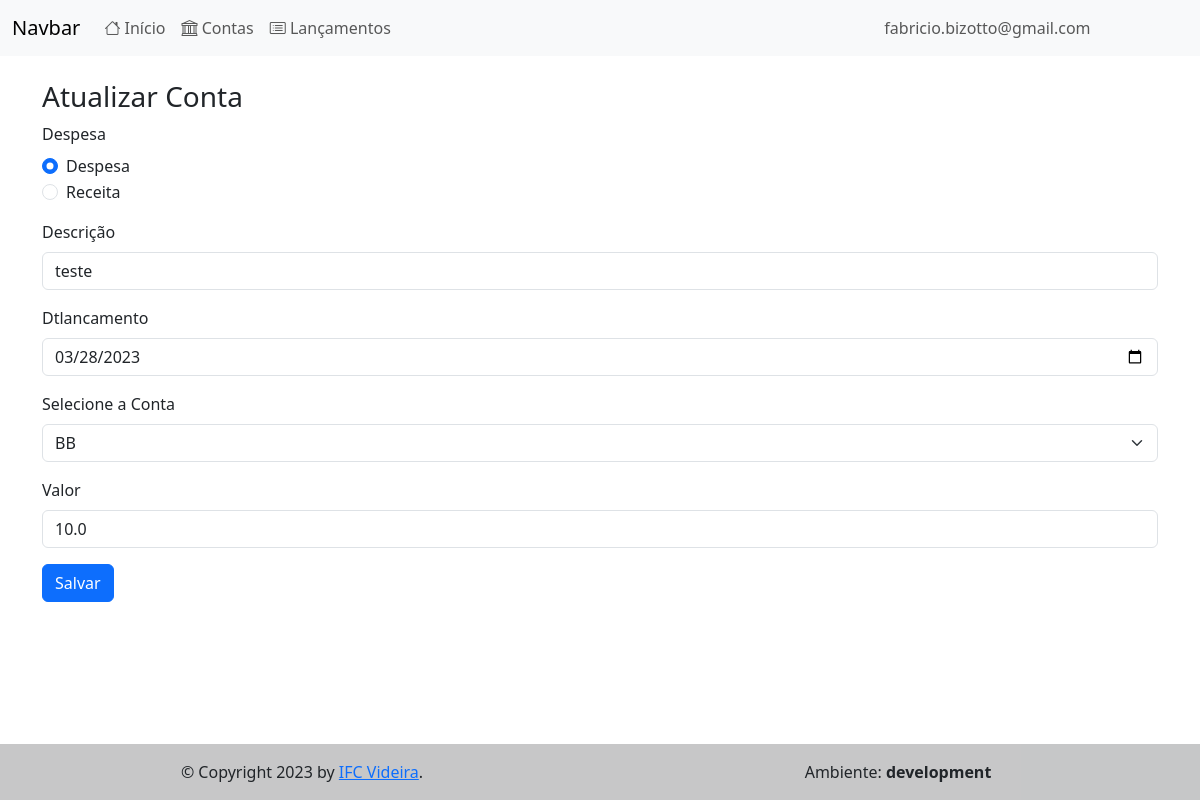
Page /lancamentos/update/1 (signed in) on the committed database.
### app/models/user.py (models this page shows, shortened)
class User(UserMixin, db.Model):
  __tablename__ = "users"
  id = db.Column(db.Integer, primary_key=True)
  email = db.Column(db.String, unique=True, nullable=False)
  password = db.Column(db.String, nullable=False)
  created_on = db.Column(db.DateTime, nullable=False)
  is_admin = db.Column(db.Boolean, nullable=False, default=False)

### app/models/lancamento.py (models this page shows, shortened)
class Lancamento(db.Model):
  __tablename__ = 'lancamentos'
  id = db.Column(db.Integer, primary_key=True)
  descricao = db.Column(db.String(140), nullable=False)
  dtlancamento = db.Column(db.DateTime, nullable=False)
  valor = db.Column(db.Float, nullable=False)
  ativo = db.Column(db.Boolean(), default=True)
  conta_id = db.Column(db.Integer, db.ForeignKey('contas.id'), nullable=False)
  user_id = db.Column(db.Integer, db.ForeignKey('users.id'), nullable=False)

### app/views/lancamentos.py (the view)
@bp_lancamentos.route('/update/<int:id>', methods=['GET', 'POST'])
def update(id):
  lancamento = Lancamento.query.get_or_404(id)
  form = LancamentoForm(obj=lancamento)
  if form.validate_on_submit():
    try:
      form.populate_obj(lancamento)
      despesa = bool(int(request.form.get('despesa')))
      lancamento.valor = lancamento.valor*-1 if despesa else lancamento.valor
      atualizar_lancamento(lancamento=lancamento)
      flash("Lançamento Atualizado com Sucesso!", "success")
      return redirect(url_for('lancamentos.index'))
    except Exception as e:
      flash(e, "danger")
      return render_template('lancamentos/update.html', form=form)
  else:
    despesa=lancamento.valor < 0
    lancamento.valor = lancamento.valor * -1 if lancamento.valor < 0 else lancamento.valor
    form = LancamentoForm(obj=lancamento, despesa=despesa)
    return render_template('lancamentos/update.html', form=form)

### app/forms/lancamento/lancamento_form.py (called while the page is built)
def get_contas():
    return [(g.id, g.nome) for g in Conta.query.filter_by(user_id=current_user.id).order_by('nome')]

### app/repository/user_repository.py (called while the page is built)
def get_user_by_id(user_id):
    return User.query.filter(User.id == int(user_id)).first()

### app/views/account.py (called while the page is built)
def setup_flask_login(app):
  from flask_login import LoginManager
  login_manager = LoginManager()
  login_manager.init_app(app)
  login_manager.login_view = "accounts.login"
  login_manager.login_message = 'Por favor, faça o login para acessar esta página.'
  login_manager.login_message_category = 'warning'
  @login_manager.user_loader
  def load_user(user_id):
    return get_user_by_id(user_id=user_id)

### app/templates/lancamentos/update.html (shortened to what this page needs)
{% extends 'base.html' %}
{% from 'bootstrap5/form.html' import render_form, render_field %}
{% block content %}
  <h3>Atualizar Conta</h3>
  <form method="POST" action="/lancamentos/create">
    {{ render_field(form.despesa, form_type="inline", class="form-control", placeholder="Despesa")}}
    {{ render_field(form.descricao)}}
    {{ render_field(form.dtlancamento)}}
    {{ render_field(form.conta_id)}}
    {{ render_field(form.valor)}}
    {{ render_field(form.submit) }}
  </form>
{% endblock %}

### app/templates/_menu.html (shortened to what this page needs)
<nav class="navbar navbar-expand-lg navbar-light bg-light">
  <div class="container-fluid">
    <a class="navbar-brand" href="#">Navbar</a>
    <div class="collapse navbar-collapse" id="navbarSupportedContent">
      <ul class="navbar-nav me-auto mb-2 mb-lg-0">
        <li class="nav-item">
          <a aria-current="page" href="{{ url_for('main.index')}}" class="nav-link {{ 'active' if request.path == url_for('main.index') }}">
            <i class="bi bi-house"></i>
            Início
          </a>
        </li>
        <li class="nav-item">
          <a href="{{ url_for('contas.index') }}" class="nav-link {{ 'active' if request.path == url_for('contas.index') }}">
            <i class="bi bi-bank"></i>
            Contas
          </a>
        </li>
        <li class="nav-item">
          <a href="{{ url_for('lancamentos.index') }}" class="nav-link {{ 'active' if request.path == url_for('lancamentos.index') }}">
            <i class="bi bi-card-list"></i>
            Lançamentos
          </a>
        </li>
      </ul>
      <div class="collapse navbar-collapse justify-content-end" id="navbarSupportedContent">
  		  <ul class="navbar-nav ">
          {% if current_user.is_authenticated %}
          <li class="nav-item">
            <a href="#" class="nav-link pe-none" tabindex="-1" aria-disabled="true">
              {{current_user.email}}
            </a>
          </li>
          <li class="nav-item">
            <a href="{{ url_for('accounts.logout') }}" class="nav-link btn btn-danger text-light">
              <i class="bi bi-box-arrow-right"></i>
            </a>
          </li>
          {% endif %}
  		  </ul>
  		</div>
    </div>
  </div>
</nav>

### rows in the picture
User: email "fabricio.bizotto@gmail.com"
Lancamento: descricao "teste", dtlancamento "03/28/2023", conta_id "BB", valor "10.0"

### other values in the picture
{{ config['FLASK_ENV'] }} "development"
